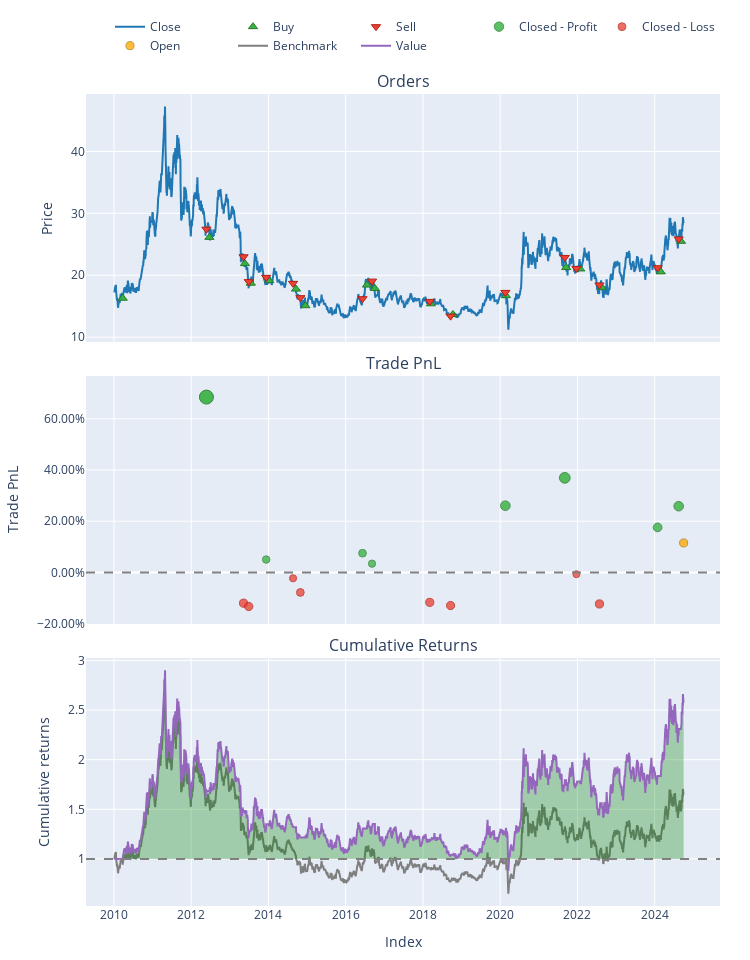

Write notebook code for a chart like this one.
### Markdown cell above
## Análisis de la estrategia

### Code cell
# Plot the results of the backtest
pf.plot(settings=dict(bm_returns=False)).show()

### Figure 1 — Plotly figure (JSON) as saved in the notebook; plotly's stock layout.template omitted (floating-point values rounded to 4 significant figures; data arrays with more than 128 entries replaced by an {"elided": "..."} marker saying what was removed)
{"data": [{"legendgroup": "0", "line": {"color": "#1f77b4"}, "name": "Close", "showlegend": true, "type": "scatter", "uid": "76f415a0-b6d6-4a99-8813-359142efdf4d", "x": {"elided": "3711 str values"}, "xaxis": "x", "y": {"elided": "3711 float values"}, "yaxis": "y"}, {"customdata": [[0, 1535.0, 0], [2, 1612.0, 0], [4, 1693.0, 0], [6, 1716.0, 0], [8, 1763.0, 0], [10, 1855.0, 0], [12, 2015.0, 0], [14, 1773.0, 0], [16, 1890.0, 0], [18, 1938.0, 0], [20, 1900.0, 0], [22, 1959.0, 0], [24, 2109.0, 0], [26, 2117.0, 0], [28, 2163.0, 0], [30, 2232.0, 0], [32, 2266.0, 0]], "hovertemplate": "Order Id: %{customdata[0]}<br>Timestamp: %{x}<br>Price: %{y}<br>Size: %{customdata[1]:.6f}<br>Fees: %{customdata[2]:.6f}", "legendgroup": "1", "marker": {"color": "#37B13F", "line": {"color": "rgb(38,123,44)", "width": 1}, "size": 8, "symbol": "triangle-up"}, "mode": "markers", "name": "Buy", "type": "scatter", "uid": "3d41dfdc-2084-46c4-bb27-514983b00304", "x": ["2010-03-24T04:00:00+00:00", "2012-06-21T04:00:00+00:00", "2013-05-23T04:00:00+00:00", "2013-07-18T04:00:00+00:00", "2014-01-07T05:00:00+00:00", "2014-09-18T04:00:00+00:00", "2014-12-16T05:00:00+00:00", "2016-07-20T04:00:00+00:00", "2016-10-03T04:00:00+00:00", "2018-03-16T04:00:00+00:00", "2018-10-11T04:00:00+00:00", "2020-02-25T05:00:00+00:00", "2021-09-16T04:00:00+00:00", "2022-01-27T05:00:00+00:00", "2022-08-18T04:00:00+00:00", "2024-02-28T05:00:00+00:00", "2024-09-06T04:00:00+00:00"], "xaxis": "x", "y": [16.29, 26.12, 21.88, 18.72, 19.13, 17.77, 15.08, 18.42, 17.87, 15.39, 13.67, 16.71, 21.25, 21.02, 18.04, 20.55, 25.48], "yaxis": "y"}, {"customdata": [[1, 1535.0, 0], [3, 1612.0, 0], [5, 1693.0, 0], [7, 1716.0, 0], [9, 1763.0, 0], [11, 1855.0, 0], [13, 2015.0, 0], [15, 1773.0, 0], [17, 1890.0, 0], [19, 1938.0, 0], [21, 1900.0, 0], [23, 1959.0, 0], [25, 2109.0, 0], [27, 2117.0, 0], [29, 2163.0, 0], [31, 2232.0, 0]], "hovertemplate": "Order Id: %{customdata[0]}<br>Timestamp: %{x}<br>Price: %{y}<br>Size: %{customdata[1]:.6f}<br>Fees: %{customdata[2]:.6f}", "legendgroup": "2", "marker": {"color": "#EA4335", "line": {"color": "rgb(181,31,18)", "width": 1}, "size": 8, "symbol": "triangle-down"}, "mode": "markers", "name": "Sell", "type": "scatter", "uid": "176b9d98-1bfd-4efd-a8c4-02c1444a5041", "x": ["2012-05-24T04:00:00+00:00", "2013-05-10T04:00:00+00:00", "2013-06-28T04:00:00+00:00", "2013-12-10T05:00:00+00:00", "2014-08-21T04:00:00+00:00", "2014-10-29T04:00:00+00:00", "2016-06-08T04:00:00+00:00", "2016-09-06T04:00:00+00:00", "2018-03-06T05:00:00+00:00", "2018-09-19T04:00:00+00:00", "2020-02-19T05:00:00+00:00", "2021-09-03T04:00:00+00:00", "2021-12-22T05:00:00+00:00", "2022-07-28T04:00:00+00:00", "2024-01-29T05:00:00+00:00", "2024-08-15T04:00:00+00:00"], "xaxis": "x", "y": [27.44, 22.98, 18.97, 19.66, 18.69, 16.38, 16.21, 19.05, 15.78, 13.4, 17.23, 22.88, 21.1, 18.43, 21.21, 25.86], "yaxis": "y"}, {"customdata": [[0, 0, 17110.0, 0.6845], [3, 3, 1613.0, 0.05021], [6, 6, 2277.0, 0.07493], [7, 7, 1117.0, 0.0342], [10, 10, 6763.0, 0.2604], [11, 11, 12090.0, 0.3692], [14, 14, 6856.0, 0.1757], [15, 15, 11850.0, 0.2584]], "hovertemplate": "Exit Trade Id: %{customdata[0]}<br>Position Id: %{customdata[1]}<br>Exit Timestamp: %{x}<br>PnL: %{customdata[2]:.6f}<br>Return: %{customdata[3]:.2%}", "legendgroup": "3", "marker": {"color": "#37B13F", "line": {"color": "rgb(38,123,44)", "width": 1}, "opacity": [0.9, 0.7596, 0.765, 0.756, 0.8061, 0.8302, 0.7873, 0.8057], "size": [14, 7.446, 7.701, 7.28, 9.618, 10.74, 8.743, 9.597], "symbol": "circle"}, "mode": "markers", "name": "Closed - Profit", "type": "scatter", "uid": "30dcb786-2fd3-4e98-816f-67f99102e4b7", "x": ["2012-05-24T04:00:00+00:00", "2013-12-10T05:00:00+00:00", "2016-06-08T04:00:00+00:00", "2016-09-06T04:00:00+00:00", "2020-02-19T05:00:00+00:00", "2021-09-03T04:00:00+00:00", "2024-01-29T05:00:00+00:00", "2024-08-15T04:00:00+00:00"], "xaxis": "x2", "y": [0.6845, 0.05021, 0.07493, 0.0342, 0.2604, 0.3692, 0.1757, 0.2584], "yaxis": "y2"}, {"customdata": [[1, 1, -5062.0, -0.1202], [2, 2, -4927.0, -0.133], [4, 4, -775.9, -0.023], [5, 5, -2578.0, -0.07822], [8, 8, -3950.0, -0.117], [9, 9, -3856.0, -0.1293], [12, 12, -316.3, -0.007059], [13, 13, -5483.0, -0.1232]], "hovertemplate": "Exit Trade Id: %{customdata[0]}<br>Position Id: %{customdata[1]}<br>Exit Timestamp: %{x}<br>PnL: %{customdata[2]:.6f}<br>Return: %{customdata[3]:.2%}", "legendgroup": "4", "marker": {"color": "#EA4335", "line": {"color": "rgb(181,31,18)", "width": 1}, "opacity": [0.7751, 0.7779, 0.7535, 0.7658, 0.7743, 0.7771, 0.75, 0.7757], "size": [8.169, 8.301, 7.165, 7.735, 8.136, 8.263, 7, 8.2], "symbol": "circle"}, "mode": "markers", "name": "Closed - Loss", "type": "scatter", "uid": "1c02d7c6-e277-492d-8199-caa49ed5796a", "x": ["2013-05-10T04:00:00+00:00", "2013-06-28T04:00:00+00:00", "2014-08-21T04:00:00+00:00", "2014-10-29T04:00:00+00:00", "2018-03-06T05:00:00+00:00", "2018-09-19T04:00:00+00:00", "2021-12-22T05:00:00+00:00", "2022-07-28T04:00:00+00:00"], "xaxis": "x2", "y": [-0.1202, -0.133, -0.023, -0.07822, -0.117, -0.1293, -0.007059, -0.1232], "yaxis": "y2"}, {"customdata": [[16, 16, 6638.0, 0.115]], "hovertemplate": "Exit Trade Id: %{customdata[0]}<br>Position Id: %{customdata[1]}<br>Exit Timestamp: %{x}<br>PnL: %{customdata[2]:.6f}<br>Return: %{customdata[3]:.2%}", "legendgroup": "5", "marker": {"color": "#FFAA00", "line": {"color": "rgb(178,118,0)", "width": 1}, "opacity": [0.7739], "size": [8.115], "symbol": "circle"}, "mode": "markers", "name": "Open", "type": "scatter", "uid": "0713c76c-fdad-4d30-841d-045f3ce5ac70", "x": ["2024-10-01T04:00:00+00:00"], "xaxis": "x2", "y": [0.115], "yaxis": "y2"}, {"legendgroup": "6", "line": {"color": "#7f7f7f"}, "name": "Benchmark", "showlegend": true, "type": "scatter", "uid": "167d36b7-47b0-43aa-ab20-21ca53bdf58c", "x": {"elided": "3711 str values"}, "xaxis": "x3", "y": {"elided": "3711 float values"}, "yaxis": "y3"}, {"hoverinfo": "skip", "legendgroup": "7", "line": {"color": "rgba(0, 0, 0, 0)", "width": 0}, "opacity": 0, "showlegend": false, "type": "scatter", "uid": "0771d8f6-57f0-4ebc-bb88-b4a4b7175e47", "x": {"elided": "3711 str values"}, "xaxis": "x3", "y": {"elided": "3711 int values"}, "yaxis": "y3"}, {"connectgaps": false, "fill": "tonexty", "fillcolor": "rgba(0, 128, 0, 0.3)", "hoverinfo": "skip", "legendgroup": "7", "line": {"color": "rgba(0, 0, 0, 0)", "width": 0}, "opacity": 0, "showlegend": false, "type": "scatter", "uid": "bd229529-089c-4a2f-bb32-e1b962d43407", "x": {"elided": "3711 str values"}, "xaxis": "x3", "y": {"elided": "3711 float values"}, "yaxis": "y3"}, {"hoverinfo": "skip", "legendgroup": "7", "line": {"color": "rgba(0, 0, 0, 0)", "width": 0}, "opacity": 0, "showlegend": false, "type": "scatter", "uid": "c0de4487-67d2-40d9-a4ba-85772cfdce13", "x": {"elided": "3711 str values"}, "xaxis": "x3", "y": {"elided": "3711 int values"}, "yaxis": "y3"}, {"connectgaps": false, "fill": "tonexty", "fillcolor": "rgba(255, 0, 0, 0.3)", "hoverinfo": "skip", "legendgroup": "7", "line": {"color": "rgba(0, 0, 0, 0)", "width": 0}, "opacity": 0, "showlegend": false, "type": "scatter", "uid": "09b7c85d-0bde-4d77-bb6d-3ee76ecc44d2", "x": {"elided": "3711 str values"}, "xaxis": "x3", "y": {"elided": "3711 float values"}, "yaxis": "y3"}, {"legendgroup": "8", "line": {"color": "#9467bd"}, "name": "Value", "showlegend": true, "type": "scatter", "uid": "6654a036-5f16-4eda-9a4b-5305f577b786", "x": {"elided": "3711 str values"}, "xaxis": "x3", "y": {"elided": "3711 float values"}, "yaxis": "y3"}, {"hoverinfo": "skip", "legendgroup": "7", "line": {"color": "rgba(0, 0, 0, 0)", "width": 0}, "opacity": 0, "showlegend": false, "type": "scatter", "uid": "288e2b45-b7a0-4258-b559-1f3ecc7abb6f", "x": {"elided": "3711 str values"}, "xaxis": "x3", "y": {"elided": "3711 int values"}, "yaxis": "y3"}], "layout": {"annotations": [{"font": {"size": 16}, "showarrow": false, "text": "Orders", "x": 0.5, "xanchor": "center", "xref": "paper", "y": 1, "yanchor": "bottom", "yref": "paper"}, {"font": {"size": 16}, "showarrow": false, "text": "Trade PnL", "x": 0.5, "xanchor": "center", "xref": "paper", "y": 0.6528, "yanchor": "bottom", "yref": "paper"}, {"font": {"size": 16}, "showarrow": false, "text": "Cumulative Returns", "x": 0.5, "xanchor": "center", "xref": "paper", "y": 0.3056, "yanchor": "bottom", "yref": "paper"}], "height": 960, "legend": {"orientation": "h", "traceorder": "normal", "x": 1, "xanchor": "right", "y": 1.042, "yanchor": "bottom"}, "margin": {"b": 30, "l": 30, "r": 30, "t": 30}, "shapes": [{"line": {"color": "gray", "dash": "dash"}, "type": "line", "x0": 0, "x1": 1, "xref": "paper", "y0": 0, "y1": 0, "yref": "y2"}, {"line": {"color": "gray", "dash": "dash"}, "type": "line", "x0": 0, "x1": 1, "xref": "paper", "y0": 1, "y1": 1, "yref": "y3"}], "showlegend": true, "width": 750, "xaxis": {"anchor": "y", "domain": [0, 1], "matches": "x3", "showticklabels": false}, "xaxis2": {"anchor": "y2", "domain": [0, 1], "matches": "x3", "showticklabels": false}, "xaxis3": {"anchor": "y3", "domain": [0, 1], "title": {"text": "Index"}}, "yaxis": {"anchor": "x", "domain": [0.6944, 1], "title": {"text": "Price"}}, "yaxis2": {"anchor": "x2", "domain": [0.3472, 0.6528], "tickformat": ".2%", "title": {"text": "Trade PnL"}}, "yaxis3": {"anchor": "x3", "domain": [0, 0.3056], "title": {"text": "Cumulative returns"}}}}
